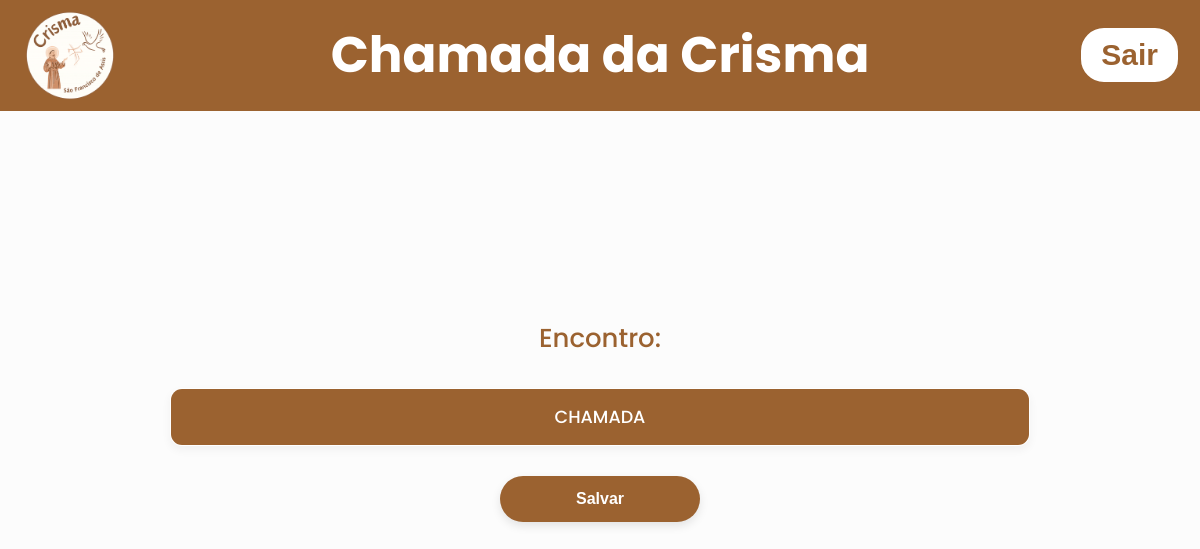
The app's page /listattendance?turma_id=3, older data.
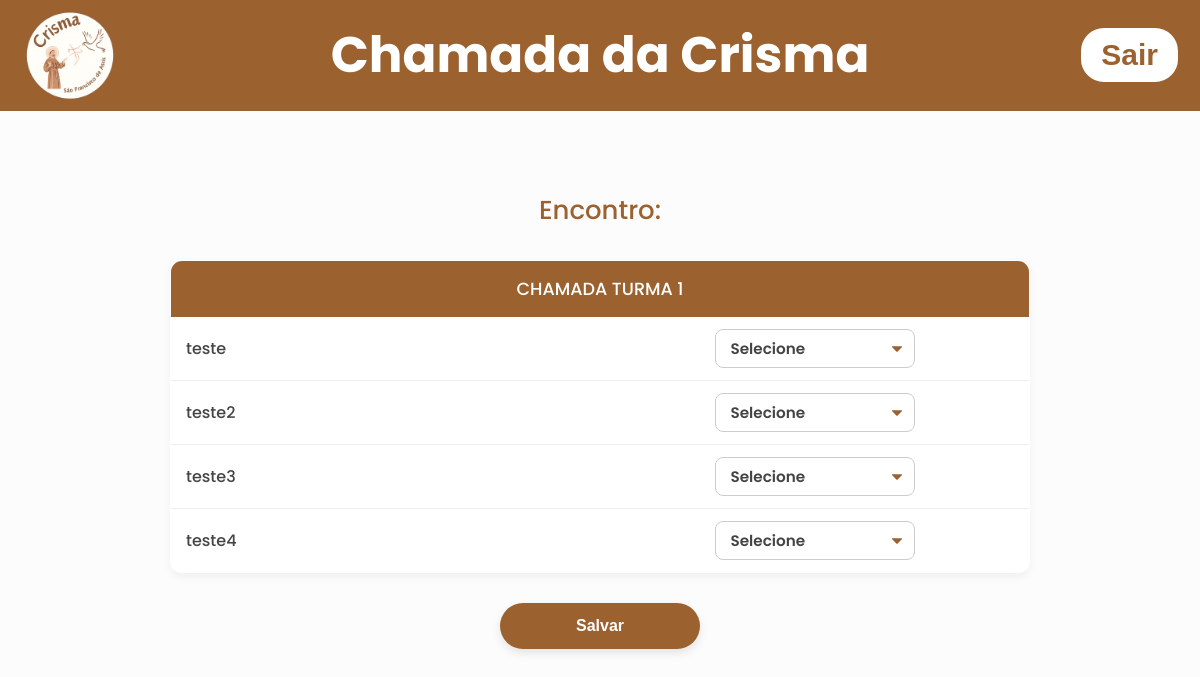
The same page, newer data.
### tables this page shows
CREATE TABLE turmas (
    id INTEGER PRIMARY KEY AUTOINCREMENT,
    turma_name TEXT NOT NULL UNIQUE
);

CREATE TABLE crismandos (
    id INTEGER PRIMARY KEY AUTOINCREMENT,
    name TEXT UNIQUE NOT NULL,
    turma_id INTEGER NOT NULL,
    created_at TEXT DEFAULT CURRENT_TIMESTAMP,
    FOREIGN KEY (turma_id) REFERENCES turmas(id)
);

### app.py (the view)
@app.get("/listattendance")
def list_attendance():
    encontro_id = request.args.get('encontro_id')
    turma_id = request.args.get('turma_id')
    with get_conn() as conn:
        cur = conn.cursor()
        cur.execute("SELECT * FROM meetings WHERE id = ?", (encontro_id,))
        encontroselect = cur.fetchone()
        cur.execute("SELECT * FROM turmas WHERE id = ?", (turma_id,))
        turmaselect = cur.fetchone()
        cur.execute("SELECT * FROM crismandos WHERE turma_id = ?", (turma_id,))
        crismandos = cur.fetchall()
    return render_template('attendance.html', encontroselect=encontroselect, turmaselect=turmaselect, crismandos=crismandos)

### app.py (called while the page is built)
def get_conn():
    conn = sqlite3.connect("data/dataBase.db")
    conn.row_factory = sqlite3.Row
    return conn

### templates/attendance.html (shortened to what this page needs)
<!DOCTYPE html>
<html lang="pt-br">
<head>
    <link
      rel="stylesheet"
      href="{{url_for('static', filename='css/stylehomepage.css')}}"
    />
    <link
      rel="stylesheet"
      href="{{url_for('static', filename='css/styleattendance.css')}}"
    />
</head>
<body>
    <header>
      <div class="header-left">
        <img
          src="{{url_for('static', filename='images/logocrismamaior.png')}}"
          alt="Logo da crisma"
          class="logo"
        />
        <h1 class="title-center" onclick="window.location.href='/homepage'" >Chamada da Crisma</h1>
      </div>
      <form action="{{url_for('logout_user')}}" method="post">
        <button class="button-logout">Sair</button>
      </form>
    </header>
    <main>
        <div class="container-principal">
            <h1>Encontro: {{encontroselect.tema}}</h1>
            <form action="{{url_for('save_attendance')}}" method="post">
                <table>
                  <tr>
                    <th colspan="2">CHAMADA {{turmaselect.turma_name}}</th>
                  </tr>
                  {%for crismando in crismandos%}
                  <tr>
                    <td>{{crismando.name}}</td>
                    <td>
                      <select name="status_{{crismando.id}}" id="statuscrismando" required>
                        <option value="" selected disabled>Selecione</option>
                      </select>
                    </td>
                  </tr>
                  {%endfor%}
                </table>
                <button type="submit">Salvar</button>
            </form>
        </div>
    </main>
</body>

Row changes from the older to the newer data that the page shows:
added turmas: turma_name "TURMA 1"
added crismandos: name "teste"
added crismandos: name "teste2"
added crismandos: name "teste3"
added crismandos: name "teste4"
